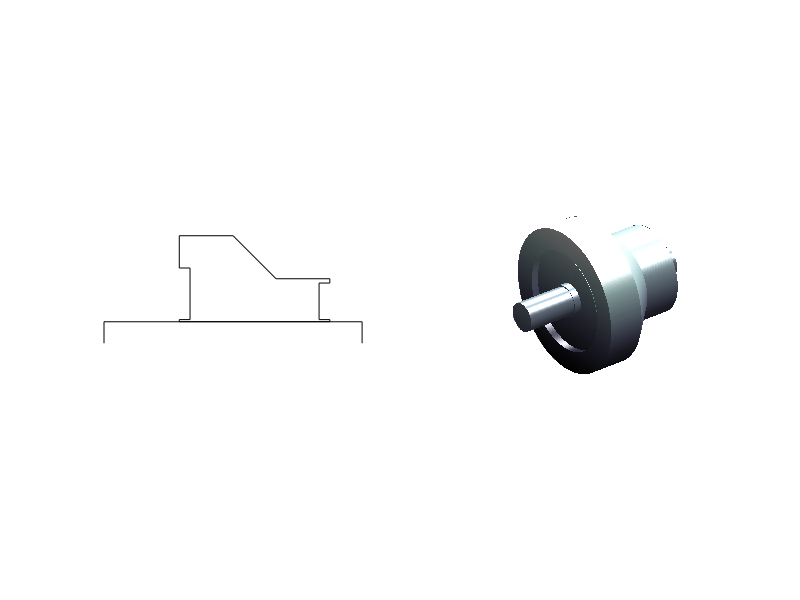

Write the MATLAB code that produced this figure. (Note: this script raises an error after producing the figure.)
% Rotating an irregular shape
function main
    u = [0 0 3 3 1.75 1.75 2 2 1.75 1.75 3 4 ...
        5.25 5.25 5 5 5.25 5.25 3 3 6 6];
    v = [0 .5 .5 .502 .502 .55 .55 1.75 1.75 ...
        2.5 2.5 1.5 1.5 1.4 1.4 ...
        .55 .55 .502 .502 .5 .5 0];
    subplot(1, 2, 1)
    plot(u, v, 'k')
    axis equal, axis off
    facets = 200;
    subplot(1, 2, 2)
    [zz yy xx] = cylinder(v,300);
    for ndx = 1:length(u)
        xx(ndx,:) = u(ndx);
    end
    surf(xx, yy, zz);
    shading interp
    axis equal, axis tight, axis off
    colormap bone
    lightangle(60, 45)
    lightangle(140, 45)
    alpha(0.8)
end
